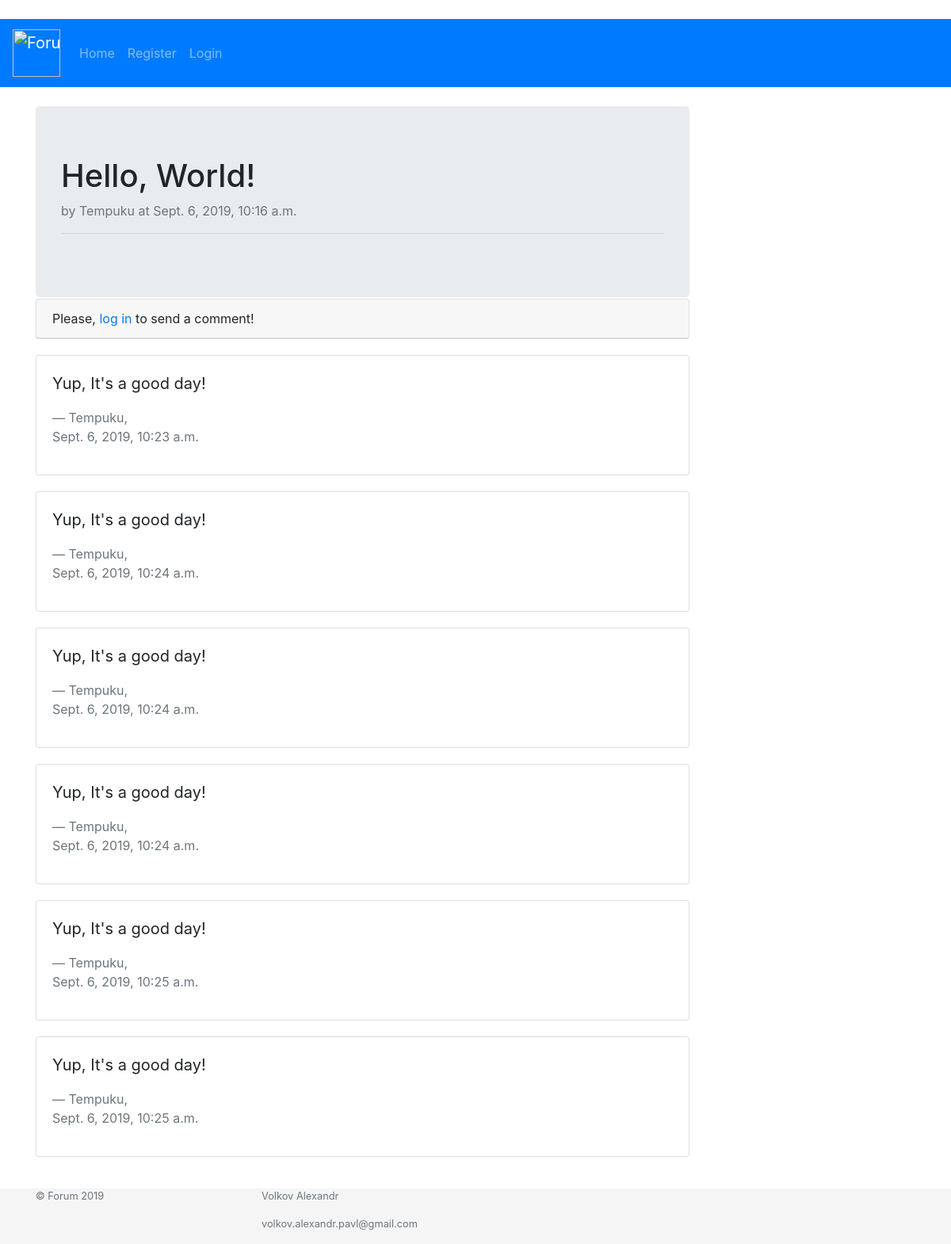
Before: /forum/1 with the older database file.
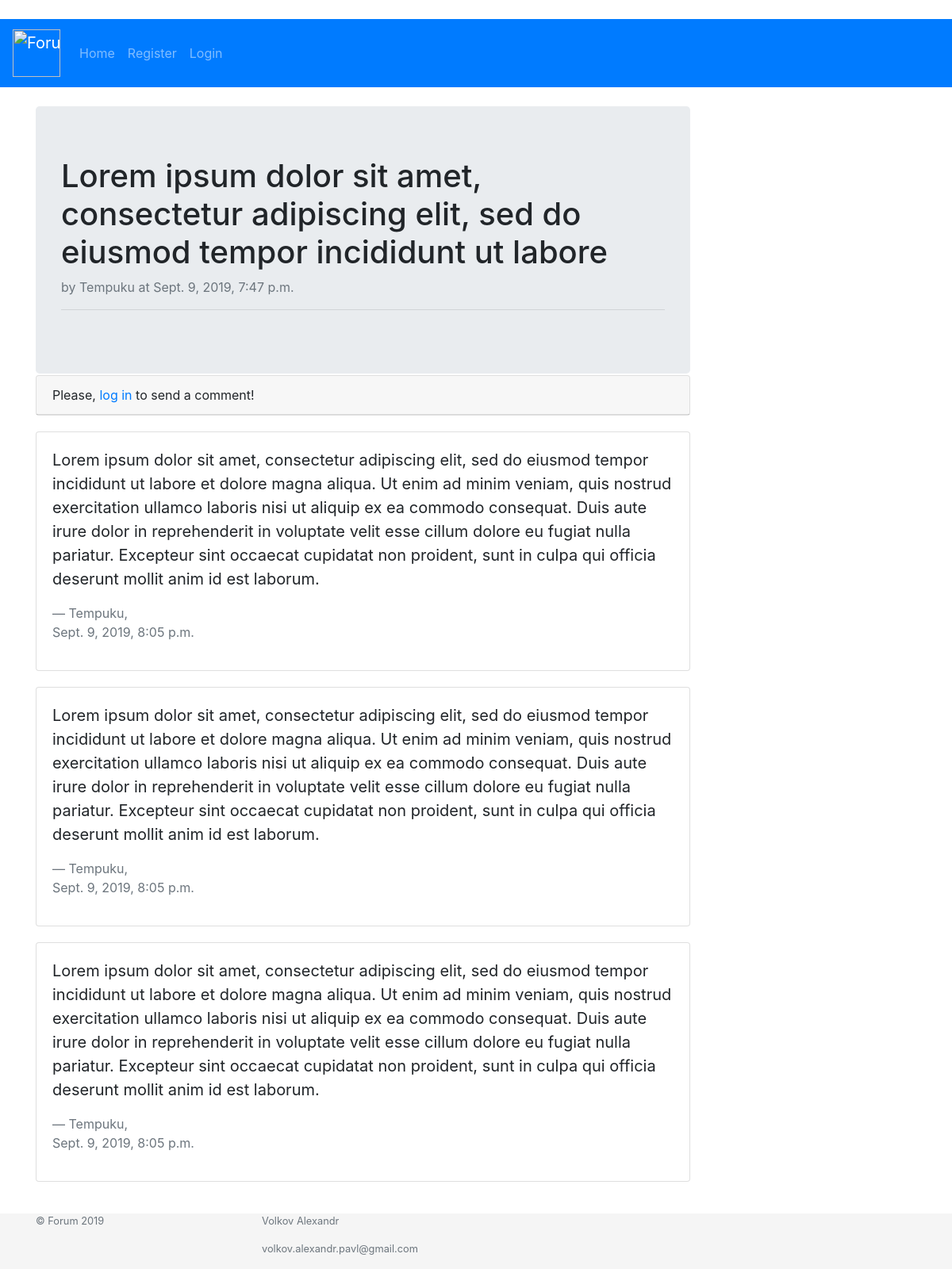
After: the same page with the newer database file.
### forum/models.py (models this page shows)
class Forum(models.Model):
    user = models.ForeignKey(settings.AUTH_USER_MODEL, on_delete=models.CASCADE)
    title = models.CharField(max_length=100)
    created_at = models.DateTimeField(auto_now_add=True)

class Comment(models.Model):
    user = models.ForeignKey(settings.AUTH_USER_MODEL, on_delete=models.CASCADE)
    forum = models.ForeignKey(Forum, on_delete=models.CASCADE, related_name="comments")
    desc = models.TextField()
    created_at = models.DateTimeField(auto_now_add=True)

### forum/views.py (the view, shortened to what this page needs)
# urls.py: path('forum/', include('forum.urls')),
def forum(request, forum_id):
    try:
        forum = Forum.objects.get(pk=forum_id)
    except Forum.DoesNotExist:
        raise Http404("Forum does not exist")
    form = CommentForm()
    try:
        comments = forum.comments.order_by('created_at')
    except forum.DoesNotExist:
        comments = "No comments"
    context = {
    "forum": forum,
    "form": form,
    "comments": comments,
    }
    return render(request, "forum/forum.html", context)

### forum/templates/forum/forum.html (shortened to what this page needs)
{% extends  '_base.html' %}
{% load crispy_forms_tags %}
{% block body %}
<div class="row mt-4">
  <div class="col-md-9">
    <div class="jumbotron ">
      <h1>{{forum.title}}</h1>
        <p class="mb-2 text-muted"> by {{ forum.user }} at {{ forum.created_at }}</p>
        <hr>
    </div>
  </div>
</div>
<div class="row">
  <div class="col-md-9">
{% if user.is_authenticated %}
    <form action="{% url 'forum' forum.id %}" method="post">
      {% csrf_token %} {{ form|crispy }}
      <button type="submit" class="btn btn-primary btn-block">Add Comment</button>
    </form>
    <hr class="my-4">
{% else %}
    <div class="card">
      <div class="card-header">
        Please, <a class="link" href="{% url 'login' %}">log in</a>
        to send a comment!
      </div>
    </div>
{% endif %}
  </div>
</div>
{% for comment in comments %}
<div class="row">
  <div class="col-md-9">
    <div class="card">
      <div class="card-body">
        <blockquote class="blockquote mb-0">
          <p>{{ comment.desc }}</p>
          <footer class="blockquote-footer">{{ comment.user }},
          <p class="text-bold">{{ comment.created_at }}</p>
          </footer>
        </blockquote>
      </div>
    </div>
  </div>
</div>
{% endfor %}
{% endblock %}

### templates/_base.html (shortened to what this page needs)
﻿<!doctype  html>
{% load static %}
<html  lang="en">
  <head>
    <link  rel="stylesheet"  href="https://maxcdn.bootstrapcdn.com/bootstrap/4.0.0/css/bootstrap.min.css">
    <link rel="stylesheet" href="{% static 'css/style.css' %}">
  </head>
  <body>
    <nav class="navbar navbar-expand-md bg-primary navbar-dark">
      <a class="navbar-brand" href="{% url 'index' %}">
        <img src="https://www.forum-media.ru/images/forum-logo_300x300.png" alt="Forum Logo" height="60">
      </a>
      <div class="collapse navbar-collapse" id="navbarSupportedContent">
    	   <ul class="navbar-nav">
    	      <li class="nav-item">
    	        <a class="nav-link" href="{% url 'index' %}">Home <span class="sr-only">(current)</span></a>
    	      </li>
    		{% if user.is_authenticated %}
    	      <li class="nav-item">
    	      	<a class="nav-link" href="{% url 'logout' %}">Logout</a>
    	      </li>
    	    {% else %}
    	      <li class="nav-item">
    	        <a class="nav-link" href="{% url 'signup' %}">Register</a>
    	      </li>
    	      <li class="nav-item">
    	        <a class="nav-link" href="{% url 'login' %}">Login</a>
    	      </li>
    	    {% endif %}
        </ul>
      </div>
    </nav>
    <div  class="container">
        {% block body %}
        {% endblock %}
    </div>
    <footer class="footer text-muted">
      <div class="container">
        <div class="row small">
          <div class="col-sm-3 text-sm-left text-center">
            <p>© Forum 2019</p>
          </div>
          <div class="col-sm-4 text-sm-left text-center">
            <div class="row">
              <div class="col-12">
                  <p>Volkov Alexandr</p>
              </div>
              <div class="col-12">
                  <p>volkov.alexandr.pavl@gmail.com</p>
              </div>
            </div>
          </div>
        </div>
      </div>
    </footer>
  </body>
</html>

### static/css/style.css (style rules this page uses)
html { position: relative; min-height: 100%; }
body { margin-bottom: 60px; }
.footer { position: absolute; bottom: 0; width: 100%; height: auto; background-color: #f5f5f5; }
.card { margin-bottom: 20px; bottom: 30px; }

Changed rows visible on the page:
no longer on this page (row edited): Comment: desc "Yup, It's a good day!", user "Tempuku", created_at "Sept. 6, 2019, 10:23 a.m."
removed Comment: desc "Yup, It's a good day!", user "Tempuku", created_at "Sept. 6, 2019, 10:24 a.m."
removed Comment: desc "Yup, It's a good day!", user "Tempuku", created_at "Sept. 6, 2019, 10:24 a.m."
removed Comment: desc "Yup, It's a good day!", user "Tempuku", created_at "Sept. 6, 2019, 10:24 a.m."
removed Comment: desc "Yup, It's a good day!", user "Tempuku", created_at "Sept. 6, 2019, 10:25 a.m."
removed Comment: desc "Yup, It's a good day!", user "Tempuku", created_at "Sept. 6, 2019, 10:25 a.m."
changed Forum "Tempuku": title "Hello, World!" → "Lorem ipsum dolor sit amet, consectetur adipiscing elit, sed do eiusmod tempor incididunt ut labore"; created_at "Sept. 6, 2019, 10:16 a.m." → "Sept. 9, 2019, 7:47 p.m."
added Comment: desc "Lorem ipsum dolor sit amet, consectetur adipiscing elit, sed do eiusmod tempor incididunt ut labore et dolore magna aliqua. Ut enim ad minim veniam, quis nostrud exercitation ullamco laboris nisi ut aliquip ex ea commodo consequat. Duis aute irure dolor in reprehenderit in voluptate velit esse cillum dolore eu fugiat nulla pariatur. Excepteur sint occaecat cupidatat non proident, sunt in culpa qui officia deserunt mollit anim id est laborum.", user "Tempuku", created_at "Sept. 9, 2019, 8:05 p.m."
added Comment: desc "Lorem ipsum dolor sit amet, consectetur adipiscing elit, sed do eiusmod tempor incididunt ut labore et dolore magna aliqua. Ut enim ad minim veniam, quis nostrud exercitation ullamco laboris nisi ut aliquip ex ea commodo consequat. Duis aute irure dolor in reprehenderit in voluptate velit esse cillum dolore eu fugiat nulla pariatur. Excepteur sint occaecat cupidatat non proident, sunt in culpa qui officia deserunt mollit anim id est laborum.", user "Tempuku", created_at "Sept. 9, 2019, 8:05 p.m."
added Comment: desc "Lorem ipsum dolor sit amet, consectetur adipiscing elit, sed do eiusmod tempor incididunt ut labore et dolore magna aliqua. Ut enim ad minim veniam, quis nostrud exercitation ullamco laboris nisi ut aliquip ex ea commodo consequat. Duis aute irure dolor in reprehenderit in voluptate velit esse cillum dolore eu fugiat nulla pariatur. Excepteur sint occaecat cupidatat non proident, sunt in culpa qui officia deserunt mollit anim id est laborum.", user "Tempuku", created_at "Sept. 9, 2019, 8:05 p.m."
